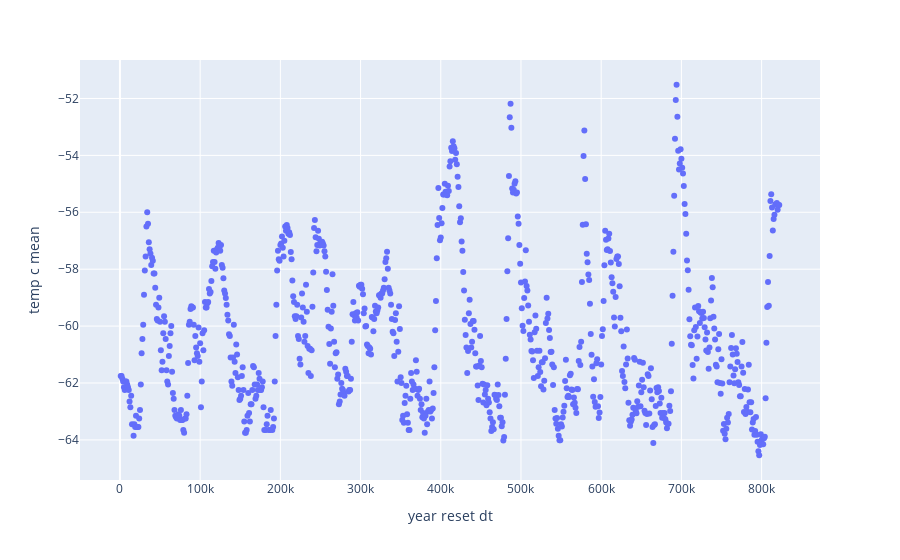

Notebook source saved alongside this figure:
### Code cell
px.scatter(resampled_float, x='year reset dt', y='temp c mean'
           )

### Figure 1 — Plotly figure (JSON) as saved in the notebook; plotly's stock layout.template omitted (floating-point values rounded to 4 significant figures; data arrays with more than 128 entries replaced by an {"elided": "..."} marker saying what was removed)
{"data": [{"hovertemplate": "year reset dt=%{x}<br>temp c mean=%{y}<extra></extra>", "legendgroup": "", "marker": {"color": "#636efa", "symbol": "circle"}, "mode": "markers", "name": "", "orientation": "v", "showlegend": false, "type": "scatter", "x": {"elided": "822 int values"}, "xaxis": "x", "y": {"elided": "822 float values"}, "yaxis": "y"}], "layout": {"legend": {"tracegroupgap": 0}, "margin": {"t": 60}, "xaxis": {"anchor": "y", "domain": [0, 1], "title": {"text": "year reset dt"}}, "yaxis": {"anchor": "x", "domain": [0, 1], "title": {"text": "temp c mean"}}}}
